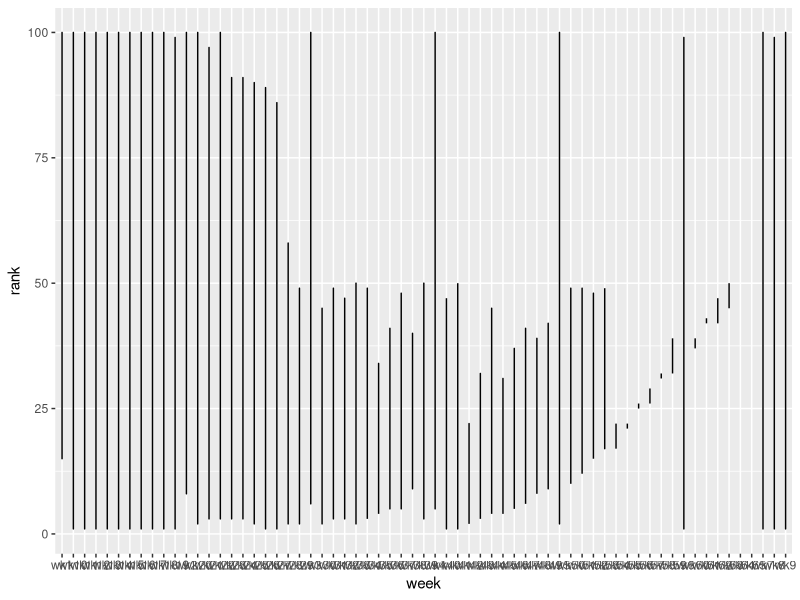

This figure's R source:
## ---- chunk 1
knitr::opts_chunk$set(echo = TRUE)
## ---- chunk 2
library(tidyverse)
tidydata <- tribble(~country, ~year, ~cases, ~population,
                    "Afghanistan", 1999,745,19907071,
                    "Afghanistan", 2000, 2666, 20595360,
                    "Brazil", 1999, 37737, 172006362,
                    "Brazil", 2000, 80488, 174504898,
                    "China", 1999, 212258, 1272915272,
                    "China", 2000, 213766, 1280428583)
tidydata

## ---- chunk 3
library(tidyverse)
nontidydata <- tribble(~country, ~year, ~rate,
                    "Afghanistan", 1999,"745/19907071",
                    "Afghanistan", 2000, "2666/20595360",
                    "Brazil", 1999, "37737/172006362",
                    "Brazil", 2000, "80488/174504898",
                    "China", 1999, "212258/1272915272",
                    "China", 2000, "213766/1280428583")
nontidydata

## ---- chunk 4
nontidydata

## ---- chunk 5
tidieddata <- nontidydata %>% separate (rate, into = c("cases","population"), sep = "/")
tidieddata
## ---- chunk 6
newtidieddata <- tidieddata %>% pivot_longer (cols = cases:population, names_to = "measurement", values_to = "value")

newtidieddata

## ---- chunk 7
df <- tribble(~id, ~bp1, ~bp2,
              "A", 100, 120,
              "B", 140, 115,
              "C", 120, 125
              )
df

## ---- chunk 8
df %>% pivot_longer(
  cols= bp1:bp2,
  names_to = "measurement",
  values_to = "value"
)

## ---- chunk 9
newtidieddata

## ---- chunk 10
newtidieddata %>% pivot_wider(names_from="measurement", values_from="value")

## ---- chunk 11
df <- tribble (~id, ~measurement, ~value,
               "A", "bp1", 100,
               "B", "bp1", 140,
               "B", "bp2", 115,
               "A", "bp2", 120,
               "A", "bp3", 105)
df

## ---- chunk 12
df %>% pivot_wider(names_from = measurement, values_from = value)

## ---- chunk 13
library(tidyverse)
data("billboard")

billboard_long <- billboard %>%
  pivot_longer(cols = starts_with("wk"), 
               names_to = "week", 
               values_to = "rank", 
               values_drop_na = TRUE)
billboard_long %>% mutate(week = parse_number(week))

view(billboard_long)

library(ggplot2)
ggplot(billboard_long, aes(x = week, y = rank)) +
  geom_line()

## ---- chunk 14
cms_patient_experience_new <- cms_patient_experience %>%
  pivot_wider(
    id_cols = starts_with("org"),
              names_from = measure_cd, 
              values_from = prf_rate)
cms_patient_experience_new
